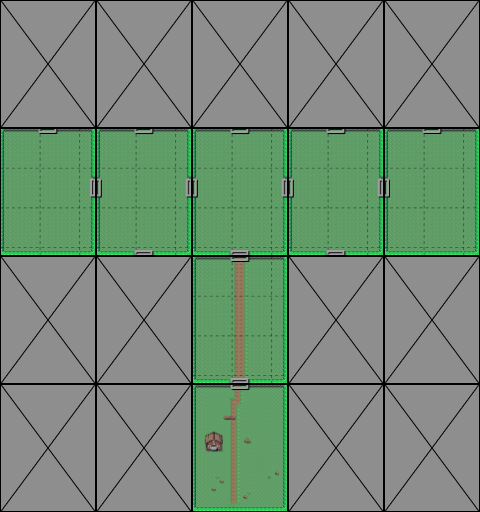

A 2D game scene composited from a Tiled map and its tileset images. What follows is a short description and the map's XML, with every tile layer's data as written:
An orthogonal 5x4 tile map with 96x128 px tiles, 1 tile layer (maps) and 7 objects (map03, map01, map02, map11, map04, ...).

<map version="1.10" tiledversion="1.12.1" orientation="orthogonal" renderorder="left-up" width="5" height="4" tilewidth="96" tileheight="128" infinite="0" nextlayerid="3" nextobjectid="8">
 <editorsettings>
  <chunksize width="32" height="32" />
 </editorsettings>
 <tileset firstgid="1" source="../Tilesets/world01map.tsx" />
 <layer id="1" name="maps" width="5" height="4">
  <data encoding="csv">
20,20,20,20,20,
4,11,3,12,5,
20,20,2,20,20,
20,20,1,20,20
</data>
 </layer>
 <objectgroup id="2" name="objects">
  <object id="1" name="map03" x="239" y="193">
   <point />
  </object>
  <object id="2" name="map01" x="240" y="457">
   <point />
  </object>
  <object id="3" name="map02" x="240" y="321">
   <point />
  </object>
  <object id="4" name="map11" x="144" y="195">
   <point />
  </object>
  <object id="5" name="map04" x="48" y="195">
   <point />
  </object>
  <object id="6" name="map05" x="430" y="191">
   <point />
  </object>
  <object id="7" name="map12" x="339" y="192">
   <point />
  </object>
 </objectgroup>
</map>
